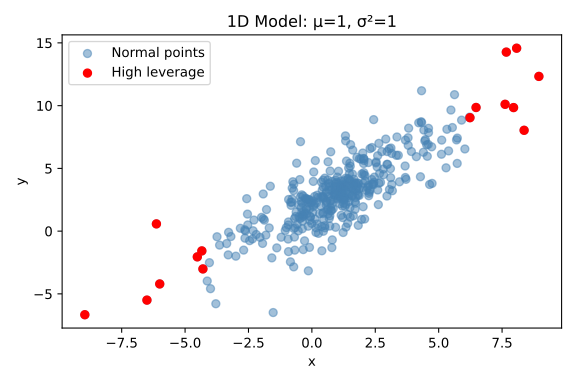

Recreate this plot in Python.
import numpy as np
import matplotlib.pyplot as plt

np.random.seed(10)
a, b = 1, 1
means = [0, 1]
variances = [0.1, 1]

for idx, (mean, var) in enumerate(zip(means, variances)):

    x_regular = np.random.normal(mean, var, 100)
    y_regular = a * x_regular + b + np.random.normal(mean, np.sqrt(var), 100)

    x_highx = np.random.normal(mean, var * 3, 100)
    y_highx = a * x_highx + b + np.random.normal(mean, np.sqrt(var), 100)

    x_highy = np.random.normal(mean, var, 100)
    y_highy = a * x_highy + b + np.random.normal(mean, np.sqrt(var * 5), 100)

    x_both = np.random.normal(mean, var * 3, 100)
    y_both = a * x_both + b + np.random.normal(mean, np.sqrt(var * 5), 100)

    x = np.concatenate([x_regular, x_highx, x_highy, x_both])
    y = np.concatenate([y_regular, y_highx, y_highy, y_both])

    X = np.column_stack((np.ones_like(x), x))
    U, _, _ = np.linalg.svd(X, full_matrices=False)
    H = U @ U.T
    leverage = np.diag(H)

    top_points = np.argsort(leverage)[-15:]

    plt.figure(figsize=(6, 4))
    plt.scatter(x, y, color='steelblue', alpha=0.5, label='Normal points')
    plt.scatter(x[top_points], y[top_points], color='red', label='High leverage')
    plt.xlabel('x')
    plt.ylabel('y')
    plt.title(f'1D Model: μ={mean}, σ²={var}')
    plt.legend()
    plt.tight_layout()

    plt.savefig("ex1_1.svg")

